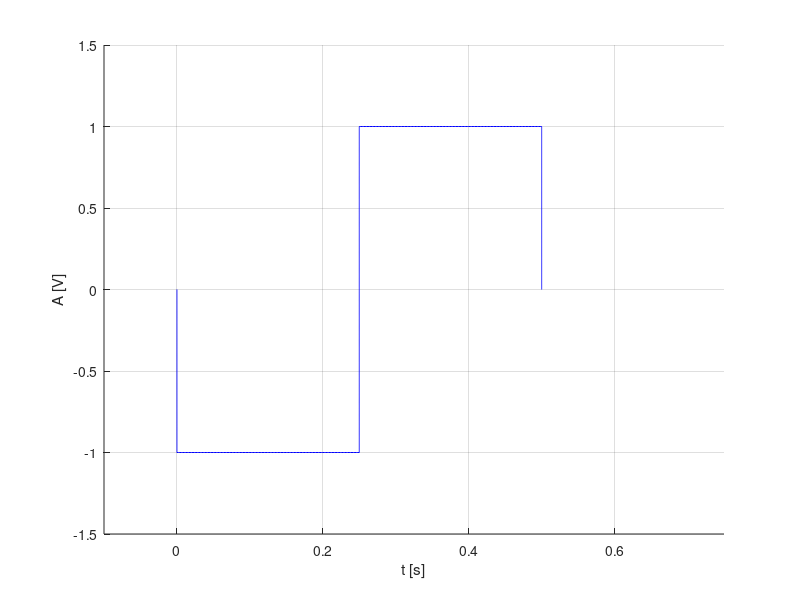

This chart was generated by the following MATLAB code:
%Se va genera un semnal cu rezolutie temporara de 2ms, 20ms
%200ms pentru un semnal continuu de tipul:
%3. Semnal dreptunghiular multinivel, aleator
% Durata fiec?rui nivel: 0,25 s.
% Nivelurile
%a) {-1, 1}
%b) {-3,-1,1,3}
%c) {-5,-3,-1,1,3,5}
%d) {-7,-5,-3,-1,1,3,5,7}

hold on
xlabel('t [s]'),ylabel('A [V]')
%a) nivelurile {-1, 1}
%Rezolutia temporara de 200ms



%y variaza de la 0 la -1
y=0:-0.002:-1;
x=y*0;
plot(x,y,'b')
%nivel -1
x = 0: 0.002: 1/4;
y = -1+0*x;
plot(x, y, 'b'),grid

%x=1/4;y variaza de la -1 la 1
y=-1:0.002:1;
x=y*0+1/4;
plot(x,y,'b')

%nivel 1
x = 1/4:0.002:1/2;
y=1+0*x;
plot(x,y,'b')

%x=1/2; y variaza de la 1 la -1
y=1:-0.002:0;
x=y*0+1/2;
plot(x,y,'b')

axis([-0.1 3/4 -1.5 1.5])


%


